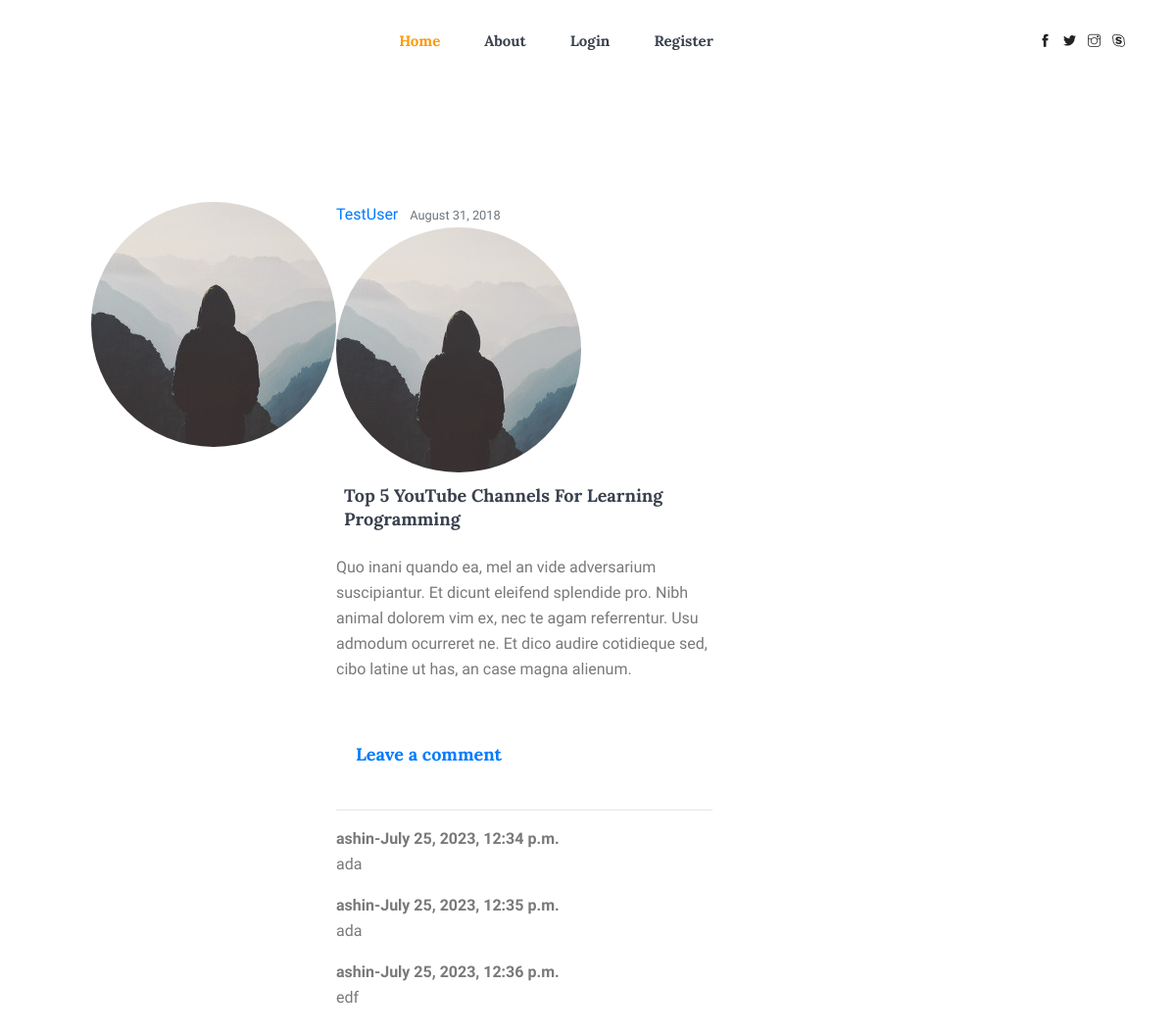
The page /post/29/ on the database its author committed.
### blog/models.py (models this page shows, shortened)
class Post(models.Model):
    title = models.CharField(max_length=100)
    content = models.TextField()
    date_posted = models.DateTimeField(default=timezone.now)
    author = models.ForeignKey(User, on_delete=models.CASCADE)
    likes=models.ManyToManyField(User,related_name='blog_post')
    image = models.ImageField(default='default.jpg', upload_to='Blog_pics')

class Comment(models.Model):
    post = models.ForeignKey("Post", related_name="comments",on_delete=models.CASCADE,)
    user = models.ForeignKey(User, on_delete=models.CASCADE)
    date_posted=models.DateTimeField(default=timezone.now)
    comment_body=models.TextField()

### users/models.py (models this page shows, shortened)
class Profile(models.Model):
    user = models.OneToOneField(User, on_delete=models.CASCADE)
    image = models.ImageField(default='default.jpg', upload_to='profile_pics')

### blog/views.py (the view)
# urls.py: path('post/<int:pk>/', PostDetailView.as_view(), name='post-detail'),
class PostDetailView(DetailView):
    model = Post

### blog/templates/blog/post_detail.html (shortened to what this page needs)
{% extends "blog/base.html" %}
{% load crispy_forms_tags %}
{% block content %}
  <br>
  <article class="media content-section mt-5 box-effect p-5">
    <img class="rounded-circle article-img" src="{{ object.author.profile.image.url }}">
    <div class="media-body">
      <div class="article-metadata">
        <a class="mr-2" href="{% url 'user-posts' object.author.username %}">{{ object.author }}</a>
        <small class="text-muted">{{ object.date_posted|date:"F d, Y" }}</small>
      </div>
      <img class="rounded-circle article-img" src="{{ object.image.url }}">
      <h2 class="article-title p-2 mt-1 mb-3">{{ object.title }}</h2>
      <p class="article-content">{{ object.content }}</p>
      <div class="d-inline-flex p-2">
    </div>
    <div class="card-body">
      {% if new_comment %}
      <div class="alert alert-success" role="alert">
        Your comment is awaiting moderation
      </div>
      {% else %}
      <h3><a href="{% url 'user-comment' post.id%}"> Leave a comment</h3></a>
      {% endif %}
    </div>
                {% if not post.comments.all %}
                    <hr>
                    <p>No comments </p>
                {% else %}
                    <hr>
                    {% for comment in post.comments.all %}
                    <strong>{{comment.user}}-{{comment.date_posted}}</strong>
                    <p>{{comment.comment_body}}</p>
                    {% endfor %}
                {% endif %}
  </article>
{% endblock content %}

### blog/static/blog/style.css (style rules this page uses)
body { color:#797979;font-family:"Source Sans Pro",sans-serif;font-weight:400;line-height:1.625 }
h1,h2,h3,h4,h5,h6 { font-family:"Lora",serif;color:#3a414e;line-height:1.333 }
h2,.h2 { font-size:18px;font-weight:700 }
h3,.h3 { font-size:18px;font-weight:700 }
a { display:inline-block }

### rows shown on the page
Post: author.profile.image (placeholder picture), author "TestUser", date_posted "August 31, 2018", image (placeholder picture), title "Top 5 YouTube Channels For Learning Programming", content "Quo inani quando ea, mel an vide adversarium suscipiantur. Et dicunt eleifend splendide pro. Nibh animal dolorem vim ex, nec te agam referrentur. Usu admodum ocurreret ne. Et dico audire cotidieque sed, cibo latine ut has, an case magna alienum."
Comment: user "ashin", date_posted "July 25, 2023, 12:34 p.m.", comment_body "ada"
Comment: user "ashin", date_posted "July 25, 2023, 12:35 p.m.", comment_body "ada"
Comment: user "ashin", date_posted "July 25, 2023, 12:36 p.m.", comment_body "edf"
